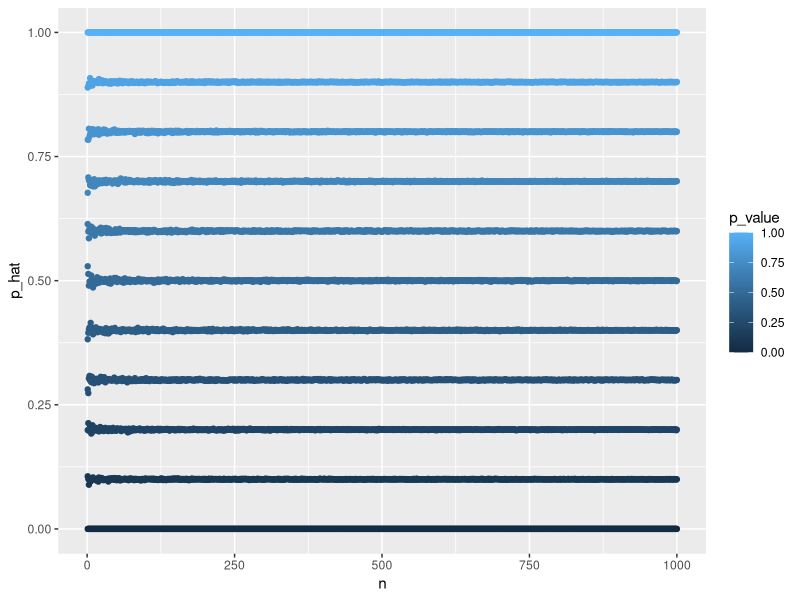
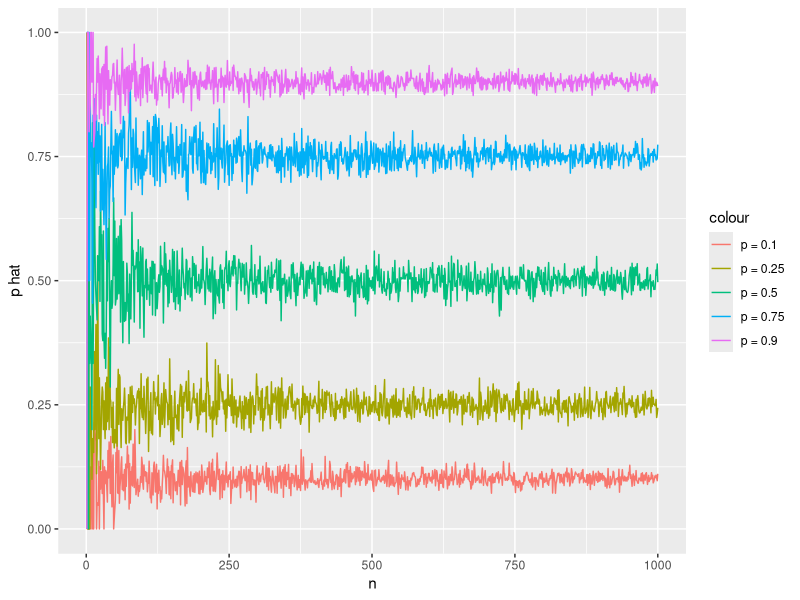
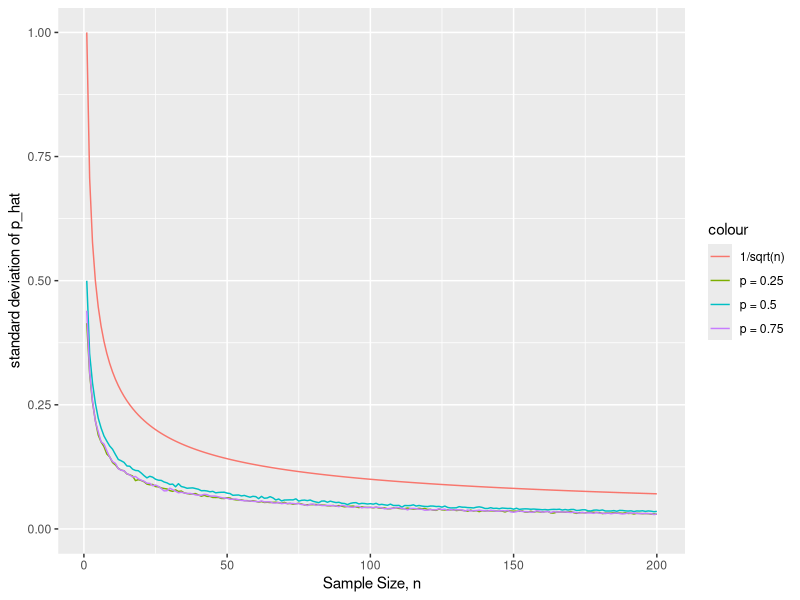
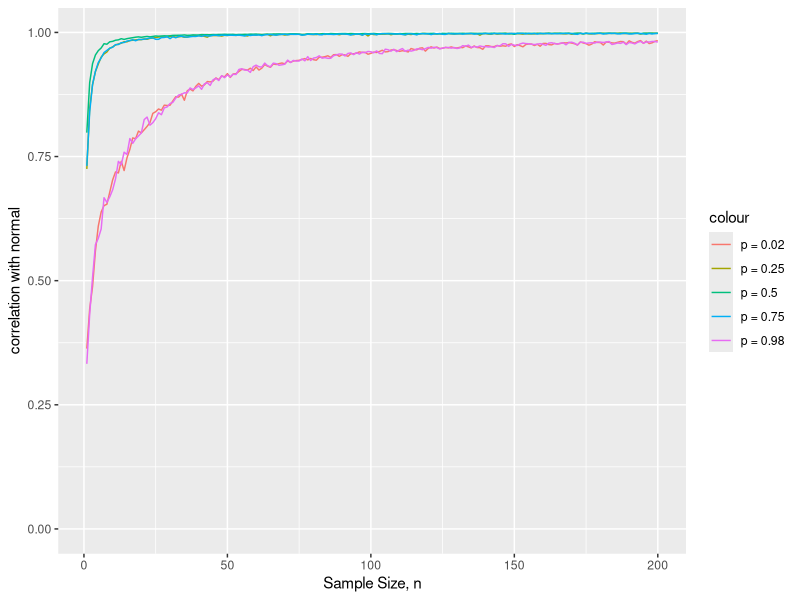
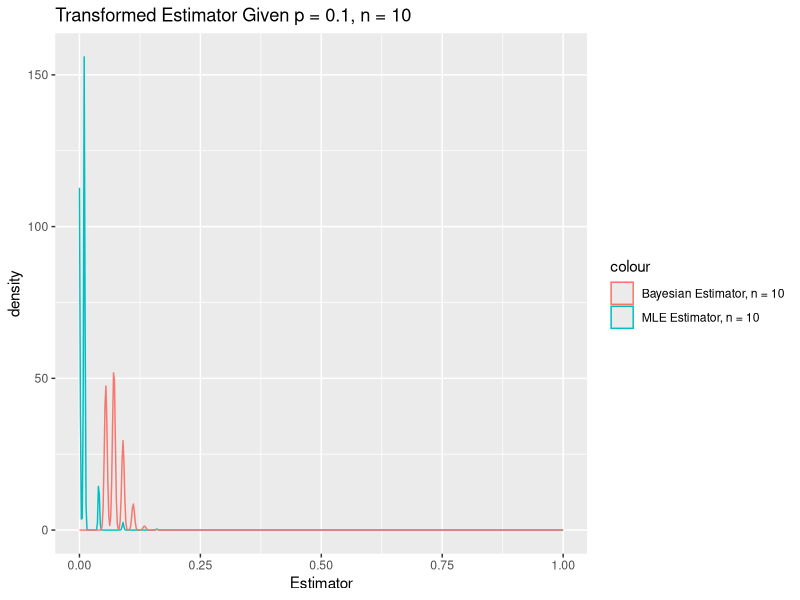
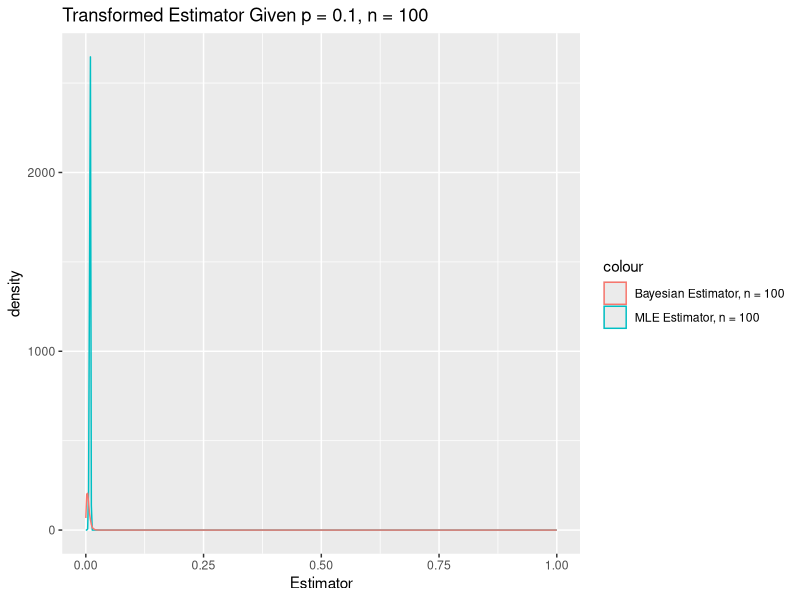
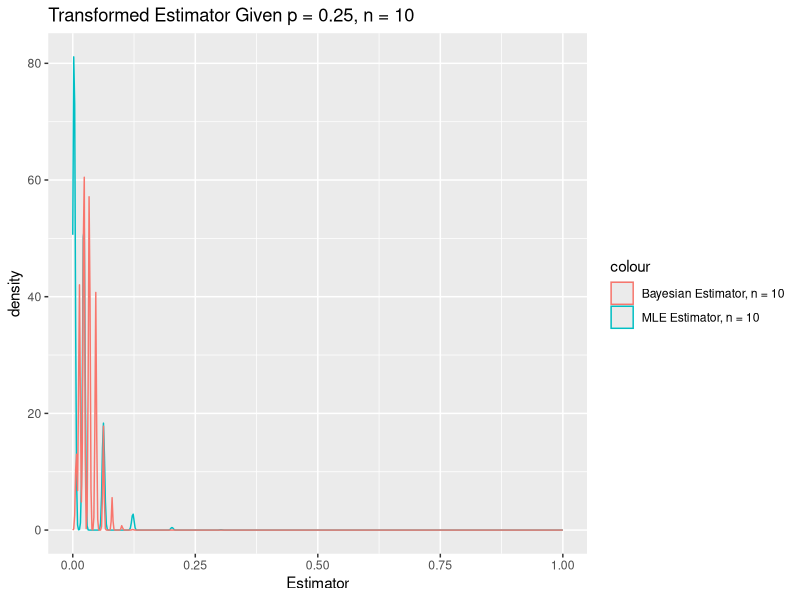
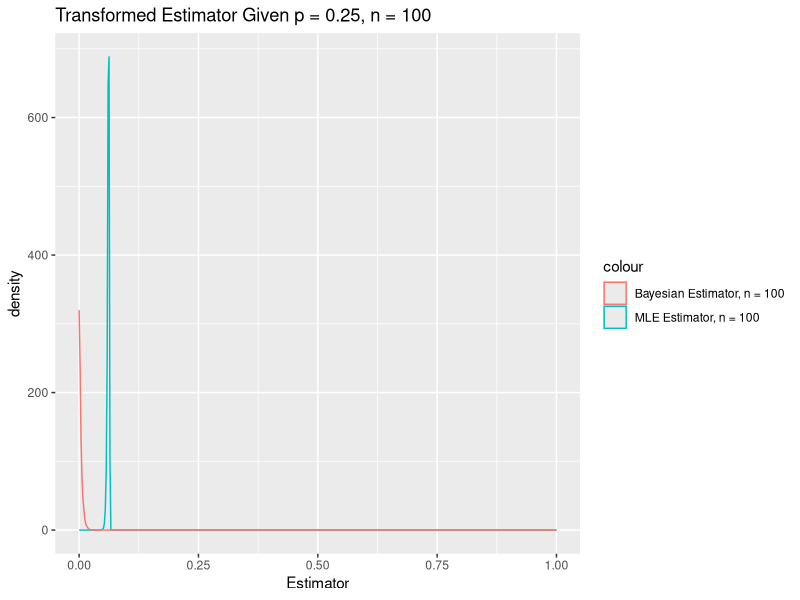

Reproduce these figures in R, in order.
## ---- chunk 1
knitr::opts_chunk$set(echo = TRUE)
knitr::opts_chunk$set(echo = TRUE, fig.align="center")
gc()
ls()
options(digits=4)
require(tidyverse)
set.seed(47)
## ---- chunk 2
p_hat <- c() #initialize the vector that I will fill in with the partial sums
p_value <- c()
p = c(0:10)/10 # Vector of p values to try over
n = c(1:1000) #Vector of sample size to repeat over
for (k in p) {
  for (i in n) {
    p_i <- mean(rbinom(1000, i, k))/i
    p_hat <- c(p_hat, p_i)
    p_value <- c(p_value, k)
  }
}
P.data <- data.frame(n, p_hat, p_value)
P.data %>% ggplot(aes(n, p_hat, col=p_value)) +
                    geom_point() + ylim(0, 1)
## ---- chunk 3
p_i <- p_0.1 <- p_0.25 <- p_0.5 <- p_0.75 <- p_0.9 <- c() 
n = c(1:1000) #Vector of sample size to repeat over
for (i in n) {
  p_i <- mean(rbinom(1, i, 0.1))/i
  p_0.1 <- c(p_0.1, p_i)
}
for (i in n) {
  p_i <- mean(rbinom(1, i, 0.25))/i
  p_0.25 <- c(p_0.25, p_i)
}
for (i in n) {
  p_i <- mean(rbinom(1, i, 0.5))/i
  p_0.5 <- c(p_0.5, p_i)
}
for (i in n) {
  p_i <- mean(rbinom(1, i, 0.75))/i
  p_0.75 <- c(p_0.75, p_i)
}
for (i in n) {
  p_i <- mean(rbinom(1, i, 0.9))/i
  p_0.9 <- c(p_0.9, p_i)
}

P.data <- data.frame(n, p_0.1 , p_0.25 , p_0.5 , p_0.75 , p_0.9)
P.data %>% ggplot(aes(n)) +
  geom_line(aes(y = p_0.1, colour = "p = 0.1")) +
  geom_line(aes(y = p_0.25, colour = "p = 0.25")) +
  geom_line(aes(y = p_0.5, colour = "p = 0.5")) +
  geom_line(aes(y = p_0.75, colour = "p = 0.75")) +
  geom_line(aes(y = p_0.9, colour = "p = 0.9")) +
  ylim(0, 1) + ylab('p hat')
## ---- chunk 4
p=0.25
n=200
p_hat_25=c()
for (i in 1: n) {
x = rbinom(1000,i,p)
p_hat_25=c(p_hat_25,sd(x)/i)}

p=0.5
n=200
p_hat_5=c()
for (i in 1: n) {
x = rbinom(1000,i,p)
p_hat_5=c(p_hat_5,sd(x)/i)}


p=0.75
n=200
p_hat_75=c()
for (i in 1: n) {
x = rbinom(1000,i,p)
p_hat_75=c(p_hat_75,sd(x)/i)}


n=200
root=c()
for (i in 1:n){
x=1/sqrt(i)
root=c(root,x)}


P.data <- data.frame(1:n, p_hat_25 , p_hat_5 , p_hat_75 , root)
P.data %>% ggplot(aes(1:n)) +
  geom_line(aes(y = p_hat_25, colour = "p = 0.25")) +
  geom_line(aes(y = p_hat_5, colour = "p = 0.5")) +
  geom_line(aes(y = p_hat_75, colour = "p = 0.75")) +
  geom_line(aes(y = root, colour = "1/sqrt(n)")) +
  ylim(0, 1) + ylab('standard deviation of p_hat') + xlab('Sample Size, n')
## ---- chunk 5
p <- 0.02  
n <- 200
cornorm_02 <- c()
for (i in 1 : n) {
  p_hat <- rbinom(1000,i,p)/i
  b <- qqnorm(p_hat, plot.it=FALSE)
  cornorm_02[i] <- cor(b$x,b$y)
}

p <- 0.25  
n <- 200
cornorm_25 <- c()
for (i in 1 : n) {
  p_hat <- rbinom(1000,i,p)/i
  b <- qqnorm(p_hat, plot.it=FALSE)
  cornorm_25[i] <- cor(b$x,b$y)
}

p <- 0.5  
n <- 200
cornorm_5 <- c()
for (i in 1 : n) {
  p_hat <- rbinom(1000,i,p)/i
  b <- qqnorm(p_hat, plot.it=FALSE)
  cornorm_5[i] <- cor(b$x,b$y)
}


p <- 0.75  
n <- 200
cornorm_75 <- c()
for (i in 1 : n) {
  p_hat <- rbinom(1000,i,p)/i
  b <- qqnorm(p_hat, plot.it=FALSE)
  cornorm_75[i] <- cor(b$x,b$y)
}

p <- 0.98  
n <- 200
cornorm_98 <- c()
for (i in 1 : n) {
  p_hat <- rbinom(1000,i,p)/i
  b <- qqnorm(p_hat, plot.it=FALSE)
  cornorm_98[i] <- cor(b$x,b$y)
}

P.data <- data.frame(1:n, cornorm_02 , cornorm_25 , cornorm_5 , cornorm_75, cornorm_98)
P.data %>% ggplot(aes(1:n)) +
  geom_line(aes(y = cornorm_02, colour = "p = 0.02")) +
  geom_line(aes(y = cornorm_25, colour = "p = 0.25")) +
  geom_line(aes(y = cornorm_5, colour = "p = 0.5")) +
  geom_line(aes(y = cornorm_75, colour = "p = 0.75")) +
  geom_line(aes(y = cornorm_98, colour = "p = 0.98")) +
  ylim(0, 1) + ylab('correlation with normal') + xlab('Sample Size, n')
## ---- chunk 6
#First p-value
p = 0.1

#first n value
n <- 10
p_hatb_10 <- p_hat_10 <- c()
for (i in c(1:10000)){
  x_i <- rbinom(n, 1, p)
  p_hatb_10 <- c((sum(x_i)+10)/(n+20), p_hatb_10) 
  p_hat_10 <- c(mean(x_i), p_hat_10)
}
# second n value
n <- 100
p_hatb_100 <- p_hat_100 <- c()
for (i in c(1:10000)){
  x_i <- rbinom(n, 1, p)
  p_hatb_100 <- c((sum(x_i)+10)/(n+20), p_hatb_100) 
  p_hat_100 <- c(mean(x_i), p_hat_100)
}
p_hatb_10 <- (p_hatb_10 - p)^2
p_hat_10 <- (p_hat_10 - p)^2
p_hatb_100 <- (p_hatb_100 - p)^2
p_hat_100 <- (p_hatb_100 - p)^2

P.data <- data.frame(p_hatb_10, p_hat_10, p_hatb_100, p_hat_100) 

P.data %>% ggplot() + xlim(0, 1) +
  geom_density(kernel = "gaussian", aes(p_hat_10, colour= 'MLE Estimator, n = 10')) +
  geom_density(kernel = "gaussian", aes(p_hatb_10, colour= 'Bayesian Estimator, n = 10')) +
  labs(title = "Transformed Estimator Given p = 0.1, n = 10", x = "Estimator") 

P.data %>% ggplot() + xlim(0, 1) +
  geom_density(kernel = "gaussian",aes(p_hat_100, colour= 'MLE Estimator, n = 100')) +
  geom_density(kernel = "gaussian",aes(p_hatb_100, colour= 'Bayesian Estimator, n = 100')) +
  labs(title = "Transformed Estimator Given p = 0.1, n = 100", x = "Estimator") 
## ---- chunk 7
# Next p-value
p = 0.25

#first n value
n <- 10
p_hatb_10 <- p_hat_10 <- c()
for (i in c(1:10000)){
  x_i <- rbinom(n, 1, p)
  p_hatb_10 <- c((sum(x_i)+10)/(n+20), p_hatb_10) 
  p_hat_10 <- c(mean(x_i), p_hat_10)
}
# second n value
n <- 100
p_hatb_100 <- p_hat_100 <- c()
for (i in c(1:10000)){
  x_i <- rbinom(n, 1, p)
  p_hatb_100 <- c((sum(x_i)+10)/(n+20), p_hatb_100) 
  p_hat_100 <- c(mean(x_i), p_hat_100)
}
p_hatb_10 <- (p_hatb_10 - p)^2
p_hat_10 <- (p_hat_10 - p)^2
p_hatb_100 <- (p_hatb_100 - p)^2
p_hat_100 <- (p_hatb_100 - p)^2

P.data <- data.frame(p_hatb_10, p_hat_10, p_hatb_100, p_hat_100) 

P.data %>% ggplot() + xlim(0, 1) +
  geom_density(kernel = "gaussian", aes(p_hat_10, colour= 'MLE Estimator, n = 10')) +
  geom_density(kernel = "gaussian", aes(p_hatb_10, colour= 'Bayesian Estimator, n = 10')) +
  labs(title = "Transformed Estimator Given p = 0.25, n = 10", x = "Estimator") 

P.data %>% ggplot() + xlim(0, 1) +
  geom_density(kernel = "gaussian",aes(p_hat_100, colour= 'MLE Estimator, n = 100')) +
  geom_density(kernel = "gaussian",aes(p_hatb_100, colour= 'Bayesian Estimator, n = 100')) +
  labs(title = "Transformed Estimator Given p = 0.25, n = 100", x = "Estimator") 
## ---- chunk 8
# Next p-value
p = 0.5

#first n value
n <- 10
p_hatb_10 <- p_hat_10 <- c()
for (i in c(1:10000)){
  x_i <- rbinom(n, 1, p)
  p_hatb_10 <- c((sum(x_i)+10)/(n+20), p_hatb_10) 
  p_hat_10 <- c(mean(x_i), p_hat_10)
}
# second n value
n <- 100
p_hatb_100 <- p_hat_100 <- c()
for (i in c(1:10000)){
  x_i <- rbinom(n, 1, p)
  p_hatb_100 <- c((sum(x_i)+10)/(n+20), p_hatb_100) 
  p_hat_100 <- c(mean(x_i), p_hat_100)
}
p_hatb_10 <- (p_hatb_10 - p)^2
p_hat_10 <- (p_hat_10 - p)^2
p_hatb_100 <- (p_hatb_100 - p)^2
p_hat_100 <- (p_hatb_100 - p)^2

P.data <- data.frame(p_hatb_10, p_hat_10, p_hatb_100, p_hat_100) 

P.data %>% ggplot() + xlim(0, 1) +
  geom_density(kernel = "gaussian", aes(p_hat_10, colour= 'MLE Estimator, n = 10')) +
  geom_density(kernel = "gaussian", aes(p_hatb_10, colour= 'Bayesian Estimator, n = 10')) +
  labs(title = "Transformed Estimator Given p = 0.5, n = 10", x = "Estimator") 

P.data %>% ggplot() + xlim(0, 1) +
  geom_density(kernel = "gaussian",aes(p_hat_100, colour= 'MLE Estimator, n = 100')) +
  geom_density(kernel = "gaussian",aes(p_hatb_100, colour= 'Bayesian Estimator, n = 100')) +
  labs(title = "Transformed Estimator Given p = 0.5, n = 100", x = "Estimator") 
## ---- chunk 9
# Next p-value
p = 0.75

#first n value
n <- 10
p_hatb_10 <- p_hat_10 <- c()
for (i in c(1:10000)){
  x_i <- rbinom(n, 1, p)
  p_hatb_10 <- c((sum(x_i)+10)/(n+20), p_hatb_10) 
  p_hat_10 <- c(mean(x_i), p_hat_10)
}
# second n value
n <- 100
p_hatb_100 <- p_hat_100 <- c()
for (i in c(1:10000)){
  x_i <- rbinom(n, 1, p)
  p_hatb_100 <- c((sum(x_i)+10)/(n+20), p_hatb_100) 
  p_hat_100 <- c(mean(x_i), p_hat_100)
}
p_hatb_10 <- (p_hatb_10 - p)^2
p_hat_10 <- (p_hat_10 - p)^2
p_hatb_100 <- (p_hatb_100 - p)^2
p_hat_100 <- (p_hatb_100 - p)^2

P.data <- data.frame(p_hatb_10, p_hat_10, p_hatb_100, p_hat_100) 

P.data %>% ggplot() + xlim(0, 1) +
  geom_density(kernel = "gaussian", aes(p_hat_10, colour= 'MLE Estimator, n = 10')) +
  geom_density(kernel = "gaussian", aes(p_hatb_10, colour= 'Bayesian Estimator, n = 10')) +
  labs(title = "Transformed Estimator Given p = 0.75, n = 10", x = "Estimator") 

P.data %>% ggplot() + xlim(0, 1) +
  geom_density(kernel = "gaussian",aes(p_hat_100, colour= 'MLE Estimator, n = 100')) +
  geom_density(kernel = "gaussian",aes(p_hatb_100, colour= 'Bayesian Estimator, n = 100')) +
  labs(title = "Transformed Estimator Given p = 0.75, n = 100", x = "Estimator") 
## ---- chunk 10
# Next p-value
p = 0.9

#first n value
n <- 10
p_hatb_10 <- p_hat_10 <- c()
for (i in c(1:10000)){
  x_i <- rbinom(n, 1, p)
  p_hatb_10 <- c((sum(x_i)+10)/(n+20), p_hatb_10) 
  p_hat_10 <- c(mean(x_i), p_hat_10)
}
# second n value
n <- 100
p_hatb_100 <- p_hat_100 <- c()
for (i in c(1:10000)){
  x_i <- rbinom(n, 1, p)
  p_hatb_100 <- c((sum(x_i)+10)/(n+20), p_hatb_100) 
  p_hat_100 <- c(mean(x_i), p_hat_100)
}
p_hatb_10 <- (p_hatb_10 - p)^2
p_hat_10 <- (p_hat_10 - p)^2
p_hatb_100 <- (p_hatb_100 - p)^2
p_hat_100 <- (p_hatb_100 - p)^2

P.data <- data.frame(p_hatb_10, p_hat_10, p_hatb_100, p_hat_100) 

P.data %>% ggplot() + xlim(0, 1) +
  geom_density(kernel = "gaussian", aes(p_hat_10, colour= 'MLE Estimator, n = 10')) +
  geom_density(kernel = "gaussian", aes(p_hatb_10, colour= 'Bayesian Estimator, n = 10')) +
  labs(title = "Transformed Estimator Given p = 0.9, n = 10", x = "Estimator") 

P.data %>% ggplot() + xlim(0, 1) +
  geom_density(kernel = "gaussian",aes(p_hat_100, colour= 'MLE Estimator, n = 100')) +
  geom_density(kernel = "gaussian",aes(p_hatb_100, colour= 'Bayesian Estimator, n = 100')) +
  labs(title = "Transformed Estimator Given p = 0.9, n = 100", x = "Estimator") 
